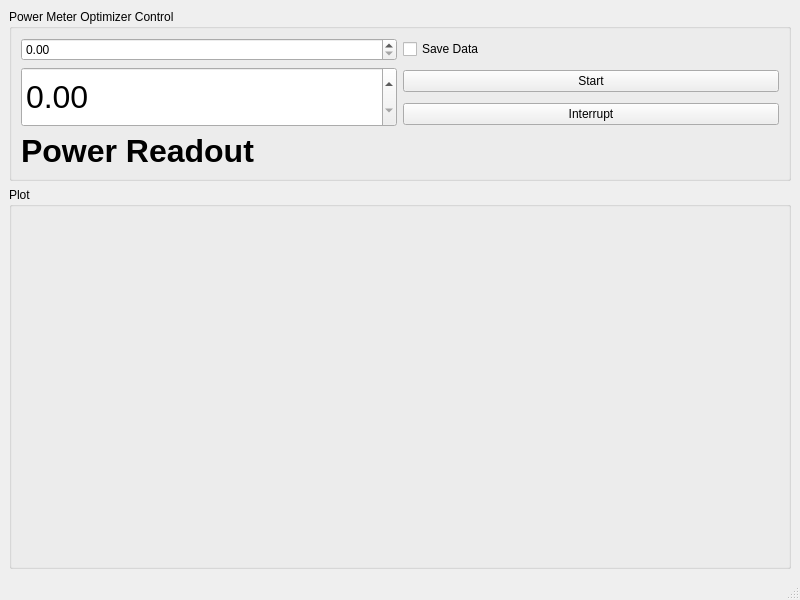
<?xml version="1.0" encoding="UTF-8"?>
<ui version="4.0">
 <class>PowerMeterOptmizerWindow</class>
 <widget class="QMainWindow" name="PowerMeterOptmizerWindow">
  <property name="geometry">
   <rect>
    <x>0</x>
    <y>0</y>
    <width>800</width>
    <height>600</height>
   </rect>
  </property>
  <property name="windowTitle">
   <string>Power Meter Optimizer</string>
  </property>
  <widget class="QWidget" name="centralwidget">
   <layout class="QVBoxLayout" name="verticalLayout" stretch="0,1">
    <item>
     <widget class="QGroupBox" name="control_groupBox">
      <property name="title">
       <string>Power Meter Optimizer Control</string>
      </property>
      <layout class="QGridLayout" name="gridLayout">
       <item row="3" column="1">
        <widget class="QPushButton" name="interrupt_pushButton">
         <property name="text">
          <string>Interrupt</string>
         </property>
        </widget>
       </item>
       <item row="2" column="1">
        <widget class="QPushButton" name="start_pushButton">
         <property name="text">
          <string>Start</string>
         </property>
        </widget>
       </item>
       <item row="2" column="0" rowspan="2">
        <widget class="QDoubleSpinBox" name="power_readout_doubleSpinBox">
         <property name="sizePolicy">
          <sizepolicy hsizetype="Minimum" vsizetype="Expanding">
           <horstretch>0</horstretch>
           <verstretch>0</verstretch>
          </sizepolicy>
         </property>
         <property name="minimumSize">
          <size>
           <width>0</width>
           <height>60</height>
          </size>
         </property>
         <property name="font">
          <font>
           <pointsize>24</pointsize>
          </font>
         </property>
        </widget>
       </item>
       <item row="1" column="1">
        <widget class="QCheckBox" name="save_data_checkBox">
         <property name="text">
          <string>Save Data</string>
         </property>
        </widget>
       </item>
       <item row="1" column="0">
        <widget class="QDoubleSpinBox" name="wavelength_doubleSpinBox"/>
       </item>
       <item row="4" column="0">
        <widget class="QLabel" name="power_readout_label">
         <property name="font">
          <font>
           <pointsize>24</pointsize>
           <weight>75</weight>
           <bold>true</bold>
          </font>
         </property>
         <property name="text">
          <string>Power Readout</string>
         </property>
        </widget>
       </item>
      </layout>
     </widget>
    </item>
    <item>
     <widget class="QGroupBox" name="plot_groupBox">
      <property name="title">
       <string>Plot</string>
      </property>
      <layout class="QVBoxLayout" name="verticalLayout_2"/>
     </widget>
    </item>
   </layout>
  </widget>
  <widget class="QMenuBar" name="menubar">
   <property name="geometry">
    <rect>
     <x>0</x>
     <y>0</y>
     <width>800</width>
     <height>21</height>
    </rect>
   </property>
  </widget>
  <widget class="QStatusBar" name="statusbar"/>
 </widget>
 <resources/>
 <connections/>
</ui>
